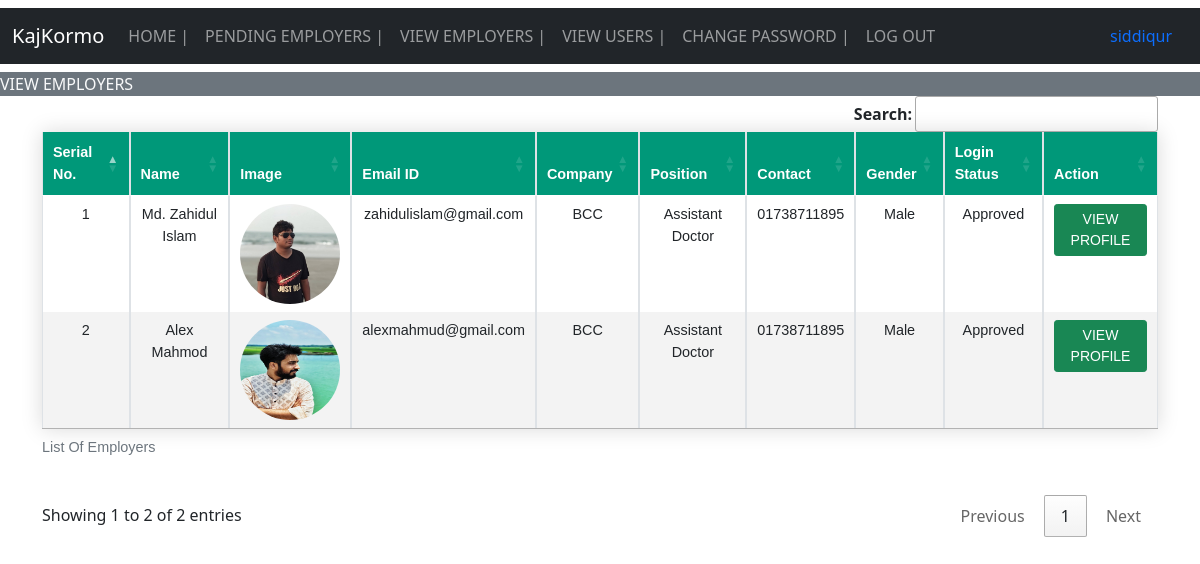
The page /admins/view_employers (signed in) on the database its author committed.
### employers/models.py (models this page shows, shortened)
class Employer(models.Model):
    contact = models.CharField(max_length=15)
    image = models.FileField(upload_to="employer/images", null=True)
    gender = models.CharField(max_length=15,null=True)
    type = models.CharField(max_length=15,null=True)
    company = models.CharField(max_length=25,null=True)
    status = models.CharField(max_length=25,null=True)
    position = models.CharField(max_length=25,null=True)
    user= models.OneToOneField(User, on_delete=CASCADE, null=True)

### admins/views.py (the view)
# urls.py: path('view_employers', view_employers, name="view_employers"),
def view_employers(request):
    if not request.user.is_authenticated:
        return redirect('admin_login')
    if not request.user.is_staff:
        return redirect('admin_login')
    data = Employer.objects.filter(status="Approved")
    d = {'data': data}
    return render(request, 'admins/view_employers.html',d)

### templates/admins/view_employers.html (shortened to what this page needs)
{% extends 'admin_navigation.html' %}
{% block head %}
<link href="/static/css/table.css" rel="stylesheet">
{% endblock head %}
{% block body %}
<marquee class="bg-secondary text-light" width="100%" direction="right" height="25px">
  VIEW EMPLOYERS
</marquee>
<div class="container">
<table class=" my-4 table table-hover table-bordered styled-table" id="example">
    <caption>List Of Employers</caption>
    <thead>
        <tr>
            <th>Serial No.</th>
            <th>Name</th>
            <th>Image</th>
            <th>Email ID</th>
            <th>Company</th>
            <th>Position</th>
            <th>Contact</th>
            <th>Gender</th>
            <th>Login Status</th>
            <th>Action</th>
        </tr>
    </thead>
    <tbody>
        {% for i in data %}
        <tr>
            <td>{{forloop.counter}}</td>
            <td>{{i.user.first_name}} {{i.user.last_name}}</td>
            <td><img src="{{i.image.url}}" style="width: 100px; height: 100px; border-radius: 50%;" alt=""></td>
            <td>{{i.user.username}}</td>
            <td>{{i.company}}</td>
            <td>{{i.position}}</td>
            <td>{{i.contact}}</td>
            <td>{{i.gender}}</td>
            <td>{{i.status}}</td>
            <td><a href="{% url 'view_profile_employer' i.id %}" class="btn btn-success btn-sm">VIEW PROFILE</a></td>
        </tr>
        {% endfor %}
    </tbody>
</table>
</div>
{% endblock body %}

### templates/admin_navigation.html (shortened to what this page needs)
{% load static %}
<!doctype html>
<html lang="en">
  <head>
    <link href="https://cdn.jsdelivr.net/npm/bootstrap@5.0.1/dist/css/bootstrap.min.css" rel="stylesheet">
    <link rel="stylesheet" href="//cdn.datatables.net/1.10.24/css/jquery.dataTables.min.css">
    <link rel="stylesheet" href="https://cdn.datatables.net/buttons/1.7.0/css/buttons.dataTables.min.css">
    {% block head %} {% endblock head %}
  </head>
  <body>
    <nav class="navbar navbar-expand-lg navbar-dark bg-dark my-2">
        <div class="container-fluid">
          <a class="navbar-brand">KajKormo</a>
          <div class="collapse navbar-collapse" id="navbarSupportedContent">
            <ul class="navbar-nav me-auto mb-2 mb-lg-0">
              <li class="nav-item">
                <a class="nav-link" aria-current="page" href="/admins/admin_home">HOME |</a>
              </li>
              <li class="nav-item">
                <a class="nav-link" href="/admins/employers_pending">PENDING EMPLOYERS |</a>
              </li>
              <li class="nav-item">
                <a class="nav-link" href="/admins/view_employers">VIEW EMPLOYERS |</a>
              </li>
              <li class="nav-item">
                <a class="nav-link" href="/admins/view_users">VIEW USERS |</a>
              </li>
              <li class="nav-item">
                <a class="nav-link" href="/admins/change_password_admin">CHANGE PASSWORD |</a>
              </li>
              <li class="nav-item">
                <a class="nav-link" href="/admins/logout_user_admin">LOG OUT</a>
              </li>
            </ul>
            <li class="nav-item d-flex">
              <a class="nav-link" href="/admins/admin_home"> {{request.user.username}} </a>
            </li>
          </div>
        </div>
      </nav>
      {% block body %} {% endblock body %}
  </body>
</html>

### static/css/table.css (style rules this page uses)
.styled-table { border-collapse: collapse; margin: 25px 0; font-size: 0.9em; font-family: sans-serif; min-width: 400px; box-shadow: 0 0 20px rgba(0, 0, 0, 0.15); }
.styled-table thead tr { background-color: #009879; color: #ffffff; text-align: left; }
.styled-table th, .styled-table td { padding: 12px 15px; }
.styled-table tbody tr { border-bottom: 1px solid #dddddd; }
.styled-table tbody tr:nth-of-type(even) { background-color: #f3f3f3; }
.styled-table tbody tr:last-of-type { border-bottom: 2px solid #009879; }
th,td { text-align: center; }

### rows shown on the page
Employer: user.first_name "Md. Zahidul", user.last_name "Islam", image (picture), user.username "zahidulislam@gmail.com", company "BCC", position "Assistant Doctor", contact "01738711895", gender "Male", status "Approved"
Employer: user.first_name "Alex", user.last_name "Mahmod", image (picture), user.username "alexmahmud@gmail.com", company "BCC", position "Assistant Doctor", contact "01738711895", gender "Male", status "Approved"

### other values the page prints
{{ request.user.username }} "siddiqur"
